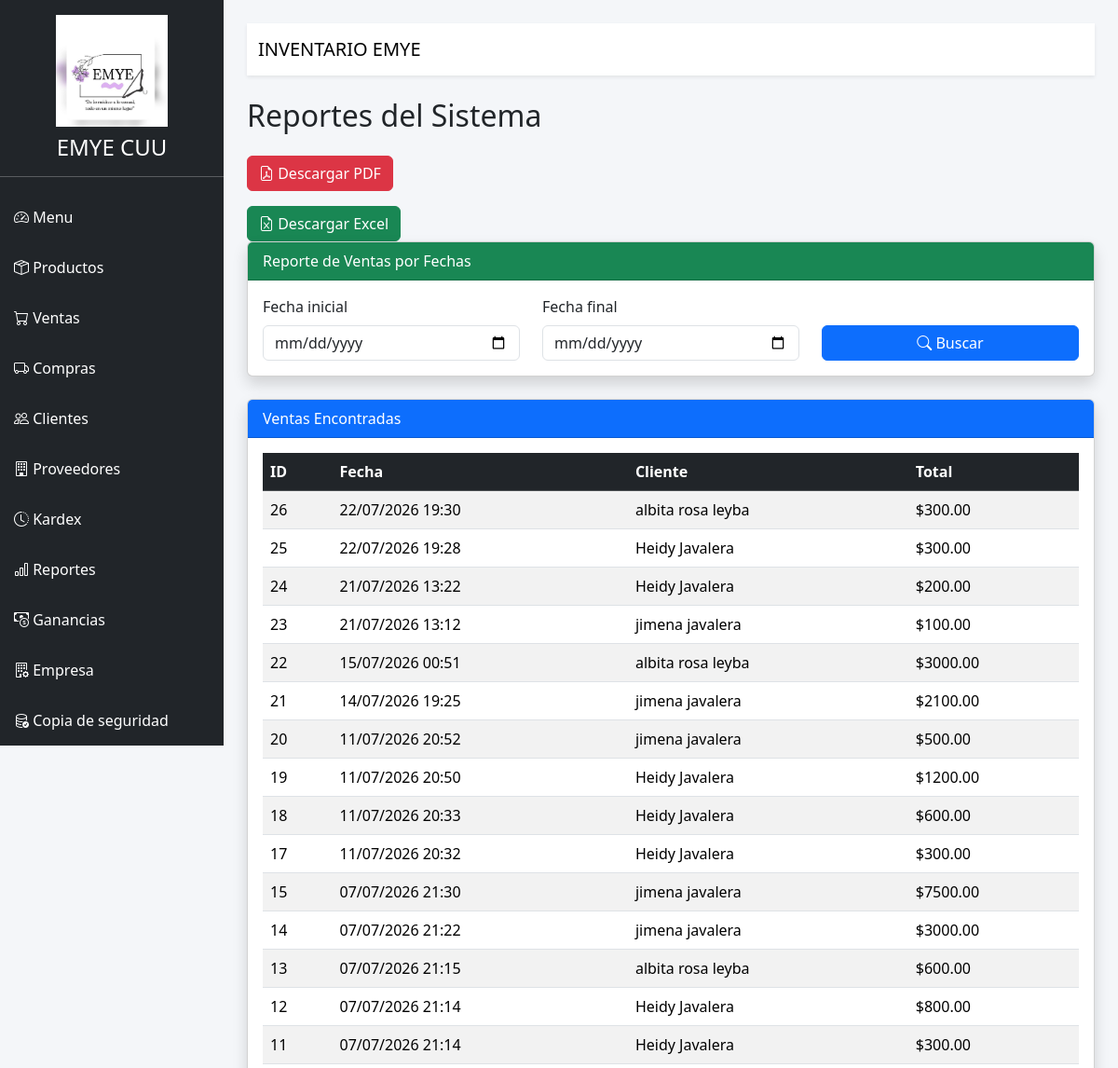
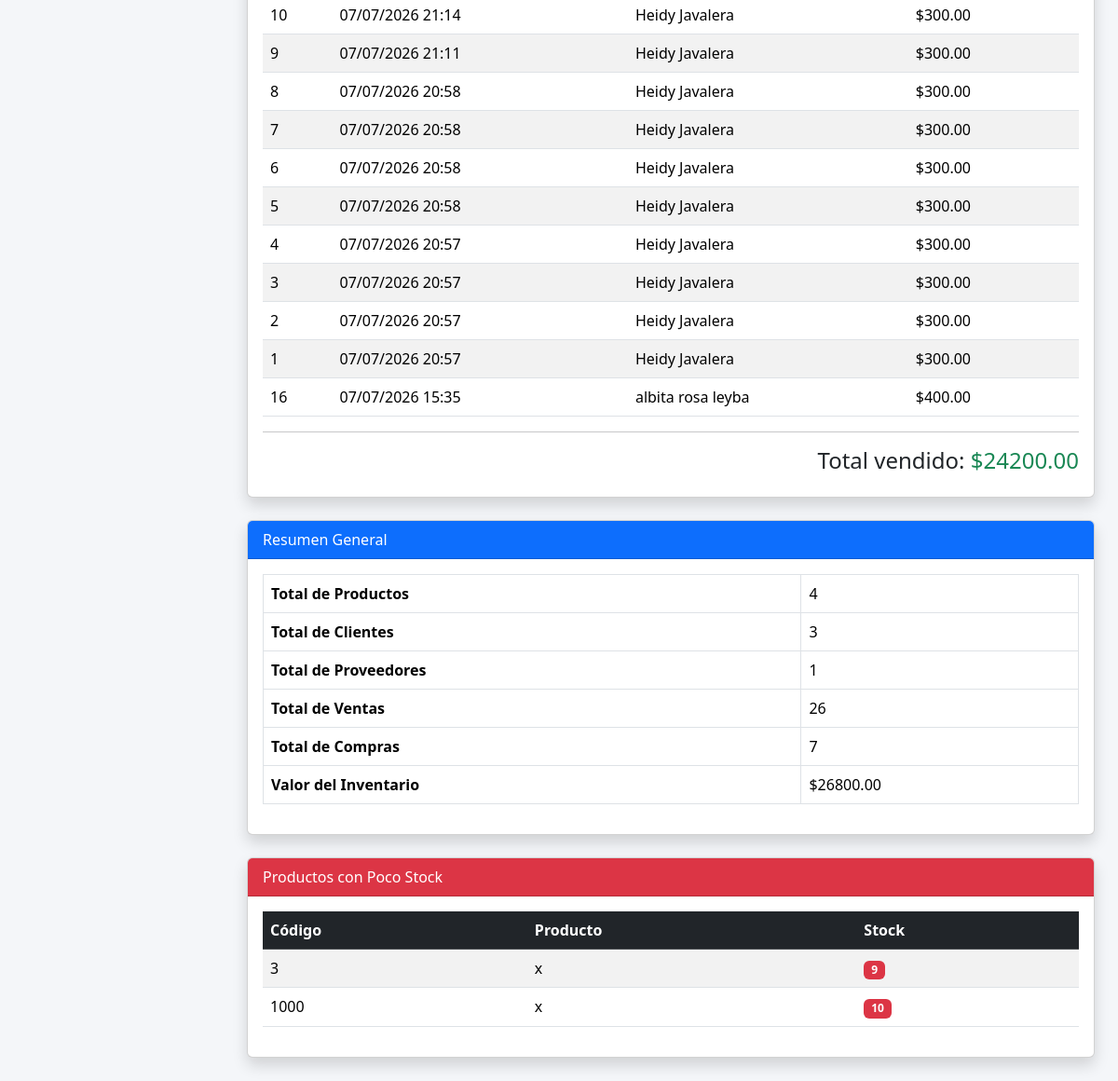
Page /reportes on the committed database (2 pictures, top to bottom).
### SistemaInventarioWeb/models/database.py (models this page shows)
class Empresa(db.Model):
    __tablename__ = "empresa"
    id = db.Column(db.Integer, primary_key=True)
    nombre = db.Column(db.String(150), nullable=False)
    direccion = db.Column(db.String(250))
    telefono = db.Column(db.String(30))
    correo = db.Column(db.String(120))
    rfc = db.Column(db.String(30))
    sitio_web = db.Column(db.String(120))
    logo = db.Column(db.String(200))

class Venta(db.Model):
    __tablename__ = "ventas"
    id = db.Column(db.Integer, primary_key=True)
    fecha = db.Column(db.DateTime, default=datetime.now)
    total = db.Column(db.Float)
    cliente_id = db.Column(
        db.Integer,
        db.ForeignKey("clientes.id")
    )
    cliente = db.relationship(
        "Cliente",
        backref="ventas"
    )

class Cliente(db.Model):
    __tablename__ = "clientes"
    id = db.Column(db.Integer, primary_key=True)
    nombre = db.Column(db.String(100), nullable=False)
    telefono = db.Column(db.String(20))
    correo = db.Column(db.String(100))

class Producto(db.Model):
    __tablename__ = "productos"
    id = db.Column(db.Integer, primary_key=True)
    codigo = db.Column(
        db.String(30),
        unique=True,
        nullable=False
    )
    nombre = db.Column(
        db.String(100),
        nullable=False
    )
    categoria = db.Column(
        db.String(80)
    )
    precio = db.Column(
        db.Float,
        nullable=False
    )
    costo = db.Column(
        db.Float,
        default=0
    )
    stock = db.Column(
        db.Integer,
        default=0
    )

### SistemaInventarioWeb/routes/reportes.py (the view, shortened to what this page needs)
@reportes_bp.route("/reportes")
def reportes():
    fecha_inicio = request.args.get("inicio")
    fecha_fin = request.args.get("fin")
    ventas = Venta.query
    ventas = ventas.order_by(
        Venta.fecha.desc()
    ).all()
    total_productos = Producto.query.count()
    total_clientes = Cliente.query.count()
    total_proveedores = Proveedor.query.count()
    total_ventas = Venta.query.count()
    total_compras = Compra.query.count()
    productos_stock_bajo = Producto.query.filter(
        Producto.stock <= 10
    ).all()
    valor_inventario = sum(
        p.precio * p.stock
        for p in Producto.query.all()
    )
    total_periodo = sum(
        venta.total
        for venta in ventas
    )
    return render_template(
        "reportes.html",
        ventas=ventas,
        total_periodo=total_periodo,
        fecha_inicio=fecha_inicio,
        fecha_fin=fecha_fin,
        total_productos=total_productos,
        total_clientes=total_clientes,
        total_proveedores=total_proveedores,
        total_ventas=total_ventas,
        total_compras=total_compras,
        valor_inventario=valor_inventario,
        productos_stock_bajo=productos_stock_bajo
    )

### SistemaInventarioWeb/app.py (called while the page is built)
@app.context_processor
def datos_empresa():
    empresa = Empresa.query.first()
    return {
        "empresa": empresa
    }

### SistemaInventarioWeb/templates/reportes.html
{% extends 'base.html' %}
{% block contenido %}
<h2 class="mb-4">
    Reportes del Sistema
</h2>
<div class="mb-3">
    <a
        href="/reportes/pdf"
        class="btn btn-danger">
        <i class="bi bi-file-earmark-pdf"></i>
        Descargar PDF
    </a>
</div>
 <a
    href="/reportes/excel"
    class="btn btn-success">
    <i class="bi bi-file-earmark-excel"></i>
    Descargar Excel
</a>
<div class="card shadow mb-4">
    <div class="card-header bg-success text-white">
        Reporte de Ventas por Fechas
    </div>
    <div class="card-body">
        <form method="GET">
            <div class="row">
                <div class="col-md-4">
                    <label class="form-label">
                        Fecha inicial
                    </label>
                    <input
                        type="date"
                        class="form-control"
                        name="inicio"
                        value="{{ fecha_inicio }}">
                </div>
                <div class="col-md-4">
                    <label class="form-label">
                        Fecha final
                    </label>
                    <input
                        type="date"
                        class="form-control"
                        name="fin"
                        value="{{ fecha_fin }}">
                </div>
                <div class="col-md-4 d-flex align-items-end">
                    <button
                        type="submit"
                        class="btn btn-primary w-100">
                        <i class="bi bi-search"></i>
                        Buscar
                    </button>
                </div>
            </div>
        </form>
    </div>
</div>
<div class="card shadow mb-4">
    <div class="card-header bg-primary text-white">
        Ventas Encontradas
    </div>
    <div class="card-body">
        <table class="table table-striped table-hover">
            <thead class="table-dark">
                <tr>
                    <th>ID</th>
                    <th>Fecha</th>
                    <th>Cliente</th>
                    <th>Total</th>
                </tr>
            </thead>
            <tbody>
                {% for venta in ventas %}
                <tr>
                    <td>{{ venta.id }}</td>
                    <td>
                        {{ venta.fecha.strftime('%d/%m/%Y %H:%M') }}
                    </td>
                    <td>
                        {{ venta.cliente.nombre }}
                    </td>
                    <td>
                        ${{ "%.2f"|format(venta.total) }}
                    </td>
                </tr>
                {% endfor %}
            </tbody>
        </table>
        <hr>
        <h4 class="text-end">
            Total vendido:
            <span class="text-success">
                ${{ "%.2f"|format(total_periodo) }}
            </span>
        </h4>
    </div>
</div>
<div class="card shadow mb-4">
    <div class="card-header bg-primary text-white">
        Resumen General
    </div>
    <div class="card-body">
        <table class="table table-bordered">
            <tr>
                <th>Total de Productos</th>
                <td>{{ total_productos }}</td>
            </tr>
            <tr>
                <th>Total de Clientes</th>
                <td>{{ total_clientes }}</td>
            </tr>
            <tr>
                <th>Total de Proveedores</th>
                <td>{{ total_proveedores }}</td>
            </tr>
            <tr>
                <th>Total de Ventas</th>
                <td>{{ total_ventas }}</td>
            </tr>
            <tr>
                <th>Total de Compras</th>
                <td>{{ total_compras }}</td>
            </tr>
            <tr>
                <th>Valor del Inventario</th>
                <td>
                    ${{ "%.2f"|format(valor_inventario) }}
                </td>
            </tr>
        </table>
    </div>
</div>
<div class="card shadow">
    <div class="card-header bg-danger text-white">
        Productos con Poco Stock
    </div>
    <div class="card-body">
        <table class="table table-striped table-hover">
            <thead class="table-dark">
                <tr>
                    <th>Código</th>
                    <th>Producto</th>
                    <th>Stock</th>
                </tr>
            </thead>
            <tbody>
                {% for producto in productos_stock_bajo %}
                <tr>
                    <td>{{ producto.codigo }}</td>
                    <td>{{ producto.nombre }}</td>
                    <td>
                        <span class="badge bg-danger">
                            {{ producto.stock }}
                        </span>
                    </td>
                </tr>
                {% endfor %}
            </tbody>
        </table>
    </div>
</div>
{% endblock %}

### SistemaInventarioWeb/templates/base.html (shortened to what this page needs)
<!DOCTYPE html>
<html lang="es">
<head>
    <link href="https://cdn.jsdelivr.net/npm/bootstrap@5.3.8/dist/css/bootstrap.min.css" rel="stylesheet">
    <link href="https://cdn.jsdelivr.net/npm/bootstrap-icons@1.13.1/font/bootstrap-icons.css" rel="stylesheet">
    <link rel="stylesheet"
          href="https://cdn.datatables.net/1.13.8/css/dataTables.bootstrap5.min.css">
    <link href="https://cdn.jsdelivr.net/npm/select2@4.1.0-rc.0/dist/css/select2.min.css" rel="stylesheet">
    <link rel="stylesheet"
          href="{{ url_for('static', filename='css/style.css') }}">
</head>
<body>
<div class="d-flex">
    <div class="sidebar">
        <div class="text-center mt-3">
    {% if empresa and empresa.logo %}
    <img
    src="{{ url_for('static', filename=empresa.logo) }}"
    style="width:120px;height:120px;object-fit:contain;"
    class="mb-2">
    {% endif %}
    <h4 class="text-white">
        {% if empresa %}
            {{ empresa.nombre }}
        {% else %}
            EMYE CUU
        {% endif %}
    </h4>
</div>
        <hr>
        <a href="/">
            <i class="bi bi-speedometer2"></i>
            Menu
        </a>
        <a href="/productos">
            <i class="bi bi-box-seam"></i>
            Productos
        </a>
        <a href="/ventas">
            <i class="bi bi-cart"></i>
            Ventas
        </a>
        <a href="/compras">
            <i class="bi bi-truck"></i>
            Compras
        </a>
        <a href="/clientes">
            <i class="bi bi-people"></i>
            Clientes
        </a>
        <a href="/proveedores">
            <i class="bi bi-building"></i>
            Proveedores
        </a>
        <a href="/kardex">
            <i class="bi bi-clock-history"></i>
            Kardex
        </a>
        <a href="/reportes">
            <i class="bi bi-bar-chart"></i>
            Reportes
        </a>
        <a href="/ganancias">
           <i class="bi bi-cash-coin"></i>
         Ganancias
          </a>
            <a href="/empresa">
            <i class="bi bi-building-gear"></i>
           Empresa
        </a>
        <a href="/respaldo">
            <i class="bi bi-database-check"></i>
            Copia de seguridad
        </a>
    </div>
    <div class="contenido">
        <nav class="navbar bg-white shadow-sm mb-4">
            <div class="container-fluid">
                <span class="navbar-brand">
                    INVENTARIO EMYE
                </span>
            </div>
        </nav>
        {% block contenido %}
        {% endblock %}
    </div>
</div>
</body>
</html>

### SistemaInventarioWeb/static/css/style.css (style rules this page uses)
body { background:#f4f6f9; }
.sidebar { width:240px; height:100vh; background:#212529; color:white; position:fixed; top:0; left:0; overflow-y:auto; }
.sidebar a { color:white; display:block; padding:15px; text-decoration:none; }
.contenido { margin-left:240px; width:100%; padding:25px; }

### rows in the picture
Empresa: logo (picture), nombre "EMYE CUU"
Venta: id "26", fecha "22/07/2026 19:30", cliente.nombre "albita rosa leyba", total "300.00"
Venta: id "25", fecha "22/07/2026 19:28", cliente.nombre "Heidy Javalera", total "300.00"
Venta: id "24", fecha "21/07/2026 13:22", cliente.nombre "Heidy Javalera", total "200.00"
Venta: id "23", fecha "21/07/2026 13:12", cliente.nombre "jimena javalera", total "100.00"
Venta: id "22", fecha "15/07/2026 00:51", cliente.nombre "albita rosa leyba", total "3000.00"
Venta: id "21", fecha "14/07/2026 19:25", cliente.nombre "jimena javalera", total "2100.00"
Venta: id "20", fecha "11/07/2026 20:52", cliente.nombre "jimena javalera", total "500.00"
Venta: id "19", fecha "11/07/2026 20:50", cliente.nombre "Heidy Javalera", total "1200.00"
Venta: id "18", fecha "11/07/2026 20:33", cliente.nombre "Heidy Javalera", total "600.00"
Venta: id "17", fecha "11/07/2026 20:32", cliente.nombre "Heidy Javalera", total "300.00"
Venta: id "15", fecha "07/07/2026 21:30", cliente.nombre "jimena javalera", total "7500.00"
Venta: id "14", fecha "07/07/2026 21:22", cliente.nombre "jimena javalera", total "3000.00"
Venta: id "13", fecha "07/07/2026 21:15", cliente.nombre "albita rosa leyba", total "600.00"
Venta: id "12", fecha "07/07/2026 21:14", cliente.nombre "Heidy Javalera", total "800.00"
Venta: id "11", fecha "07/07/2026 21:14", cliente.nombre "Heidy Javalera", total "300.00"
Venta: id "10", fecha "07/07/2026 21:14", cliente.nombre "Heidy Javalera", total "300.00"
Venta: id "9", fecha "07/07/2026 21:11", cliente.nombre "Heidy Javalera", total "300.00"
Venta: id "8", fecha "07/07/2026 20:58", cliente.nombre "Heidy Javalera", total "300.00"
Venta: id "7", fecha "07/07/2026 20:58", cliente.nombre "Heidy Javalera", total "300.00"
Venta: id "6", fecha "07/07/2026 20:58", cliente.nombre "Heidy Javalera", total "300.00"
Venta: id "5", fecha "07/07/2026 20:58", cliente.nombre "Heidy Javalera", total "300.00"
Venta: id "4", fecha "07/07/2026 20:57", cliente.nombre "Heidy Javalera", total "300.00"
Venta: id "3", fecha "07/07/2026 20:57", cliente.nombre "Heidy Javalera", total "300.00"
Venta: id "2", fecha "07/07/2026 20:57", cliente.nombre "Heidy Javalera", total "300.00"
Venta: id "1", fecha "07/07/2026 20:57", cliente.nombre "Heidy Javalera", total "300.00"
Venta: id "16", fecha "07/07/2026 15:35", cliente.nombre "albita rosa leyba", total "400.00"
Producto: codigo "3", nombre "x", stock "9"
Producto: codigo "1000", nombre "x", stock "10"

### other values in the picture
{{ "%.2f"|format(total_periodo) }} "24200.00"
{{ total_productos }} "4"
{{ total_clientes }} "3"
{{ total_proveedores }} "1"
{{ total_ventas }} "26"
{{ total_compras }} "7"
{{ "%.2f"|format(valor_inventario) }} "26800.00"
